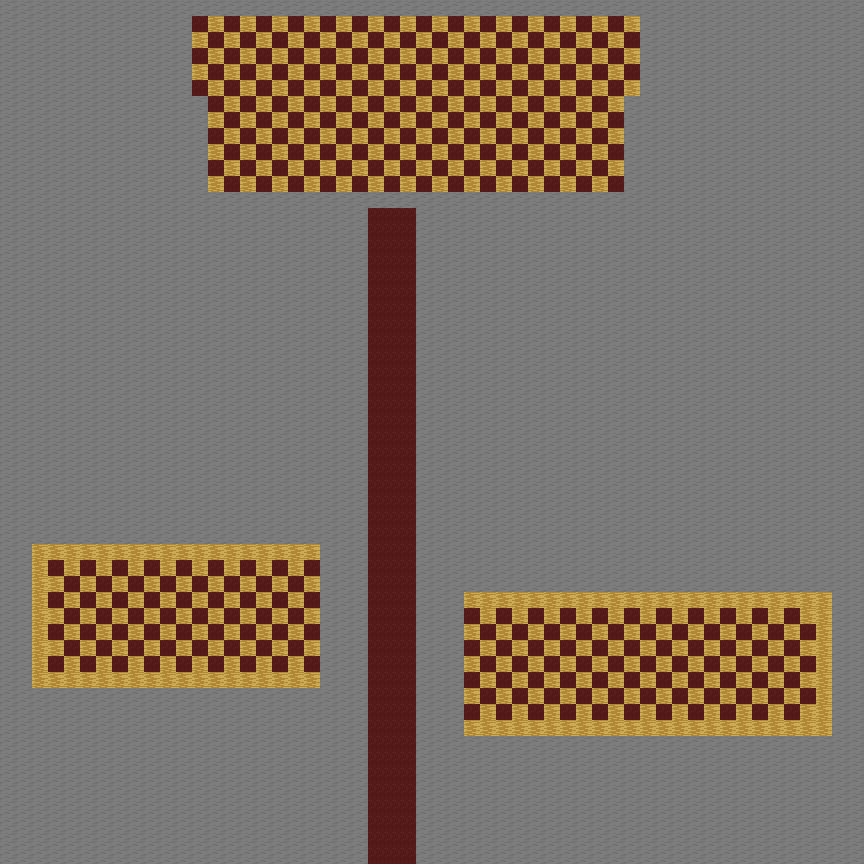

Below is a game level as drawn by its tile map, then a one-line description and the .tmx that defines it (tile-layer data replaced by summaries):
An orthogonal 54x54 tile map with 16x16 px tiles, 4 tile layers (entities, layer_0, layer_1, layer_2).

<map version="1.2" tiledversion="1.3.0" orientation="orthogonal" renderorder="right-down" compressionlevel="0" width="54" height="54" tilewidth="16" tileheight="16" infinite="0" nextlayerid="5" nextobjectid="1">
 <editorsettings>
  <export target="castle.csv" format="csv" />
 </editorsettings>
 <tileset firstgid="1" name="edit_tileset" tilewidth="16" tileheight="16" tilecount="20" columns="10">
  <image source="../edit_tileset.png" width="160" height="32" />
 </tileset>
 <layer id="4" name="entities" width="54" height="54">
  <data>[2916 cells, 21 non-empty, 6 distinct tile ids]</data>
 </layer>
 <layer id="1" name="layer_0" width="54" height="54">
  <data>[2916 cells, 2916 non-empty, 3 distinct tile ids]</data>
 </layer>
 <layer id="2" name="layer_1" width="54" height="54">
  <data>[2916 cells, 1177 non-empty, 2 distinct tile ids]</data>
 </layer>
 <layer id="3" name="layer_2" width="54" height="54">
  <data>[2916 cells, 171 non-empty, 2 distinct tile ids]</data>
 </layer>
</map>
